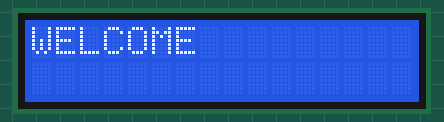
A sketch run on a simulated Arduino Uno, built with avr-gcc and run on an emulated ATmega328P. Shown: 16×2 character LCD.

Above: at 0.1 s.
At 1.1 s:
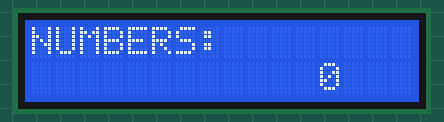
At 5.1 s:
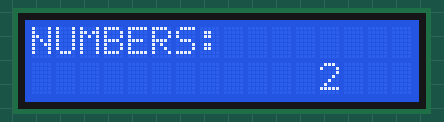
At 9.1 s:
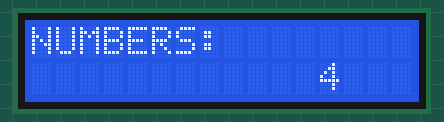
At 19.1 s:
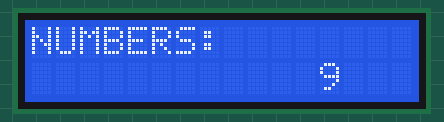
At 37.1 s:
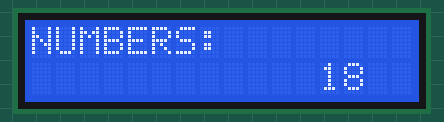

The sketch:

liquidCrystal.ino
```cpp
  #include <LiquidCrystal.h> // LiquidCrystal by Arduino, Adafruit

LiquidCrystal lcd(13,12,11,10,9,8);   //rs,en,d4,d5,d6,d7

void setup()   {
  //put your setup code here,to run once:
  lcd.begin(16,2);

  lcd.print("WELCOME");delay(1000);
  lcd.clear();

}

void loop()  {
  //put your main code here,to run repeatedly:
  int i=0;
  lcd.setCursor(0, 0);
  lcd.print("NUMBERS:");
 for(i=0;i<1000;i++)
  {
    lcd.setCursor(12, 1);
    lcd.print(i);
    delay(2000);
  }


}
```

Measured:
- what the display in image 1 shows lasts 2.0 s, from 1.1 s to 3.1 s
